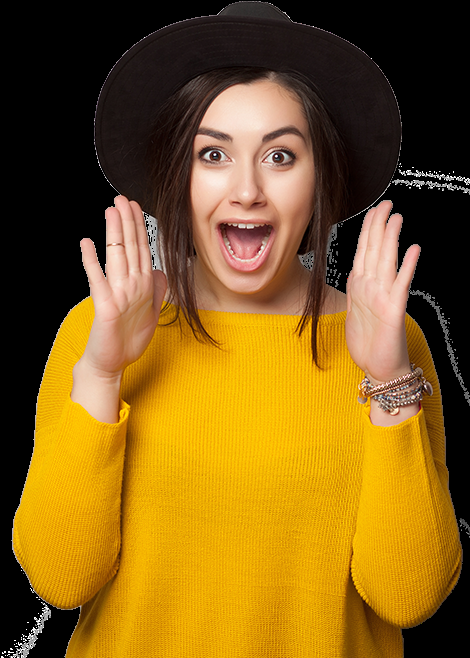
#> input picture Resources/lena.png, 470 x 658 px
$ python Face_Detection_OpenCV.py
#> lines starting #> are read from the running program, lines starting #| are printed output that depends on the picture; after the words box and inside, x2 and y2 are one past the last pixel; in counts of white or black regions, pixels touching at a corner belong together

import cv2

print("Package Imported")

faceCascade = cv2.CascadeClassifier("Resources/haarcascade_frontalface_default.xml")
img =cv2.imread('Resources/lena.png')
#> img is the input picture: shape (658, 470, 3); mean B, G, R 26.5, 93.5, 129.6
imgGray = cv2.cvtColor(img,cv2.COLOR_BGR2GRAY)
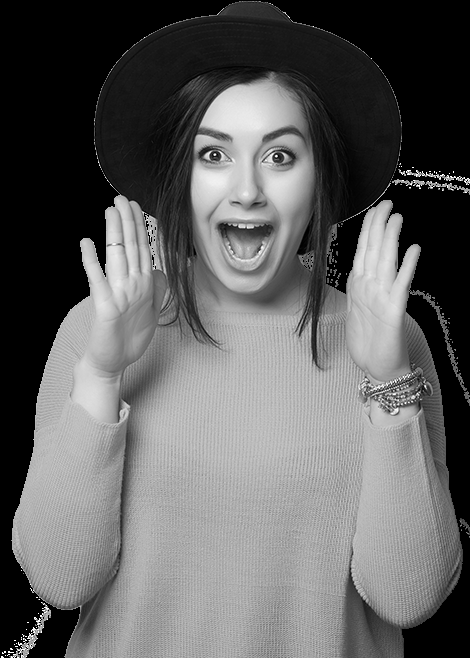
#> imgGray: shape (658, 470); min 0, max 255, mean 96.7

faces = faceCascade.detectMultiScale(imgGray,1.1,4)
#> faces = [[164, 87, 173, 173]]
for (x, y, w, h) in faces:
    cv2.rectangle(img,(x,y),(x+w,y+h),(255,0,0),2)
#> this loop made 1 pass
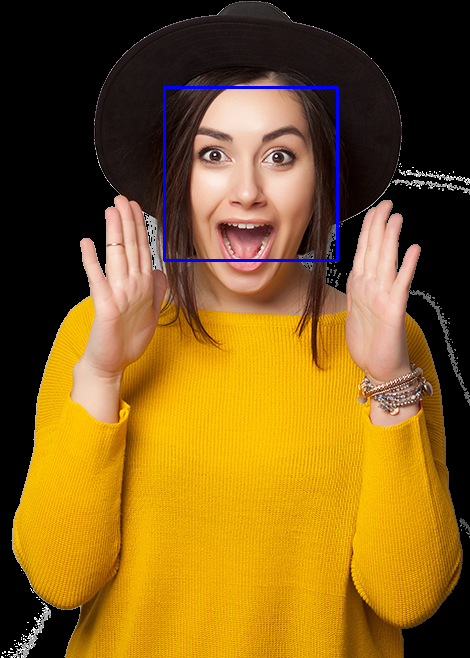
#> img: shape (658, 470, 3); 0.67% of pixels changed, all inside (x1, y1, x2, y2) = (163, 86, 339, 262)

cv2.imshow("Result", img)
cv2.imshow("Gray", imgGray)
cv2.waitKey(0)
